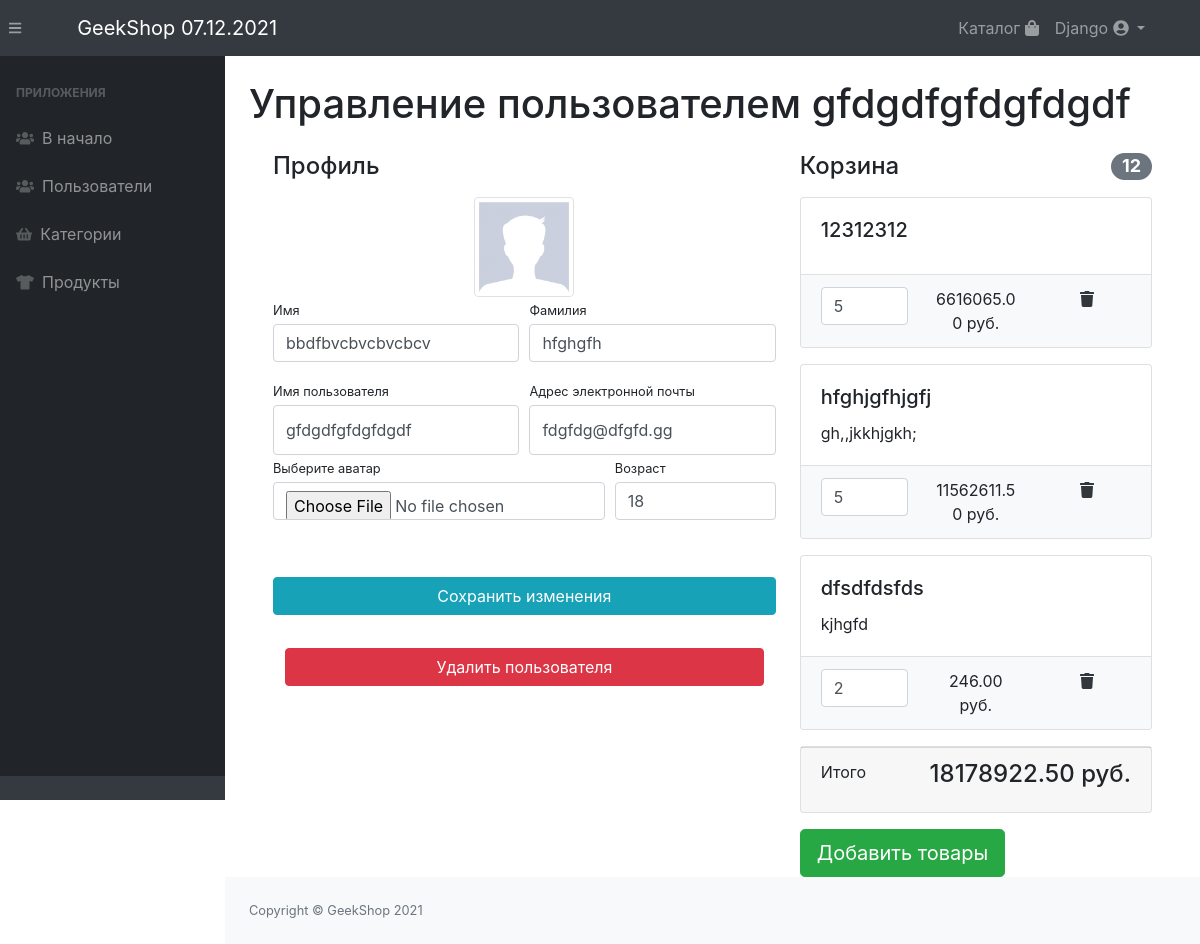
Screenshot of /auth/admin/users/profile/7/ (signed in) with the database file from the repository.
### authapp/models.py (models this page shows, shortened)
class ShopUser(AbstractUser):
    avatar = models.ImageField(upload_to='users_avatars', blank=True)
    age = models.IntegerField('Возраст', default=18)
    activation_key = models.CharField(max_length=128, blank=True)
    @cached_property
    def user_basket_count(self):
        items = self.basket.all()
        quantity = 0
        for item in items:
            quantity += item.count
        return quantity
    @cached_property
    def user_basket_cost(self):
        items = self.basket.select_related('product')
        cost = 0
        for item in items:
            cost += item.count * item.product.price
        return cost

### basketapp/models.py (models this page shows, shortened)
class Basket(models.Model):
    user = models.ForeignKey(get_user_model(), on_delete=models.CASCADE, related_name='basket')
    product = models.ForeignKey(Product, on_delete=models.CASCADE)
    count = models.PositiveIntegerField(verbose_name='количество', default=0)
    add_datetime = models.DateTimeField(auto_now_add=True)
    update_datetime = models.DateTimeField(auto_now=True)
    @cached_property
    def sum_price(self):
        return self.count * self.product.price

### products/models.py (models this page shows, shortened)
class Product(models.Model):
    category = models.ForeignKey(ProductsCategory, on_delete=models.CASCADE)
    name = models.CharField('Название', max_length=64)
    image = models.ImageField(upload_to='product_images', blank=True)
    description = models.CharField('Описание', max_length=256, blank=True)
    price = models.DecimalField('Цена', max_digits=9, decimal_places=2, default=0)
    quantity = models.IntegerField('Количество на складе', default=0)
    is_active = models.BooleanField('Доступность', default=True, db_index=True)

### adminapp/views.py (the view)
# urls.py: path('users/profile/<int:pk>/', adminapp.UserEdit.as_view(), name='user_edit'),
class UserEdit(SuOnlyMixin, ContextMixin, UpdateView):
    model = get_user_model()
    form_class = ShopUserEditForm
    success_url = reverse_lazy('auth_admin:users')
    def get_context_data(self, **kwargs):
        context = super().get_context_data(**kwargs)
        page_title = f'Управление пользователем {self.object.username}'
        basket = Basket.objects.filter(user_id=self.object.pk).select_related('product')
        context.update(
            basket=basket,
            page_title=page_title,
        )
        return context

### adminapp/forms.py
class ShopUserEditForm(ShopUserProfileForm):
    email = forms_lib.EmailField(widget=forms_lib.EmailInput(
        attrs={'class': 'form-control py-4', 'readonly': False}))
    username = forms_lib.CharField(widget=forms_lib.TextInput(
        attrs={'class': 'form-control py-4', 'readonly': False}))

### adminapp/views.py (called while the page is built)
    @method_decorator(user_passes_test(lambda user: user.is_superuser))
    def dispatch(self, request, *args, **kwargs):
        return super().dispatch(request, *args, **kwargs)

    def get_context_data(self, **kwargs):
        context = super().get_context_data(**kwargs)
        context.update(
            basket=self.basket,
            page_title=self.page_title,
        )
        return context

### products/context_processors.py (called while the page is built)
def today(request):
    return {'today': datetime.now(), }

### adminapp/templates/authapp/shopuser_form.html (shortened to what this page needs)
{% extends 'adminapp/index.html' %}
{% load static %}
{% block admin_content %}
    <div class="container">
        <div class="row">
            <div class="col-lg-7">
                <h4 class="mt-3 mb-3">Профиль</h4>
                <div class="col-lg-12 text-center">
                    <img width="100" height="100" alt=""
                         src="{% if object.avatar %}
                                  {{ object.avatar.url }}
                              {% else %}
                                  {% static 'vendor/img/users/default_avatar.jpg' %}
                              {% endif %}"
                         class="img-thumbnail">
                </div>
                <form action="{% url 'auth_admin:user_edit' object.id %}" method="post" enctype="multipart/form-data">
                    <div class="form-row">
                        <div class="col-md-6">
                            <div class="form-group">
                                <label class="small mb-1"
                                       for="{{ form.first_name.id_for_label }}">Имя</label>
                                {{ form.first_name }}
                            </div>
                        </div>
                        <div class="col-md-6">
                            <div class="form-group">
                                <label class="small mb-1"
                                       for="{{ form.last_name.id_for_label }}">Фамилия</label>
                                {{ form.last_name }}
                            </div>
                        </div>
                    </div>
                    <div class="form-row">
                        <div class="col-lg-6">
                            <label class="small mb-1"
                                   for="{{ form.username.id_for_label }}">Имя пользователя</label>
                            {{ form.username }}
                        </div>
                        <div class="col-md-6">
                            <label class="small mb-1"
                                   for="{{ form.email.id_for_label }}">Адрес электронной почты</label>
                            {{ form.email }}
                        </div>
                    </div>
                    <div class="form-row">
                        <div class="col-md-8 custom-file">
                            <label class="small mb-1"
                                   for="{{ form.avatar.id_for_label }}">
                                Выберите аватар
                            </label>
                            {{ form.avatar }}
                        </div>
                        <div class="col-md-4">
                            <label class="small mb-1"
                                   for="{{ form.age.id_for_label }}">
                                Возраст
                            </label>
                            {{ form.age }}
                        </div>
                    </div>
                    <div class="form-row">
                        <div class="col-lg-12" style="margin-top: 33px;">
                            <input class="btn btn-info btn-block" type="submit"
                                   value="Сохранить изменения">
                        </div>
                    </div>
                </form>
                <div class="col-lg-12" style="margin-top: 33px;">
                    {% if object.is_active %}
                        <a href="{% url 'adminapp:user_delete' object.id %}" class="btn btn-danger btn-block">
                            Удалить пользователя
                        </a>
                    {% else %}
                        <a href="{% url 'adminapp:user_restore' object.id %}" class="btn btn-success btn-block">
                            Восстановить пользователя
                        </a>
                    {% endif %}
                </div>
            </div>
            <div class="col-lg-5">
                <h4 class="mt-3 mb-3 d-flex justify-content-between align-items-center mb-3">
                    Корзина
                    <span class="badge badge-secondary badge-pill basketapp-count">{{ object.user_basket_count }}</span>
                </h4>
                <div class="basketapp">
                    {% if basket %}
                        {% include 'basket/basket.html' %}
                    {% else %}
                        <div class="card mb-3">
                            <div class="card-footer">
                                <h4 class="float-right">Здесь пока ничего нет</h4>
                            </div>
                        </div>
                    {% endif %}
                </div>
                <a href="#" type="button" class="btn btn-success btn-lg adminapp-load-products">Добавить товары</a>
            </div>
        </div>
    </div>
{% endblock %}

### templates/includes/navbar.html (shortened to what this page needs)
<div class="container">
    <a class="navbar-brand" href="{% url 'products:index' %}">GeekShop {{ today|date:"d.m.Y" }}</a>
    <div class="collapse navbar-collapse" id="navbarResponsive">
        <ul class="navbar-nav ml-auto">
            <li class="nav-item">
                <a class="nav-link"
                   href="{% url 'products:products' %}">
                    Каталог
                    <i class="fas fa-shopping-bag"></i>
                </a>
            </li>
            {% if user.is_authenticated %}
                <li class="nav-item dropdown">
                    <a class="dropdown-toggle nav-link" href="#" data-toggle="dropdown">
                        {{ user.username|title }}
                        <i class="fas fa-user-circle"></i>
                    </a>
                </li>
            {% else %}
                <li class="nav-item">
                    <a class="nav-link" href="{% url 'auth:login' %}">Войти <i class="fas fa-sign-in-alt"></i></a>
                </li>
            {% endif %}
        </ul>
    </div>
</div>

### basketapp/templates/basket/basket.html
{% for item in basket %}
    {% include 'basket/includes/basket_item.html' %}
{% endfor %}
<div class="card mb-3">
    <div class="card-footer">
        <p class="float-left">Итого</p>
        <h4 class="float-right">
            <span class="basketapp-total">{{ object.user_basket_cost }}</span><span class="money"> руб.</span>
        </h4>
    </div>
</div>

### basketapp/templates/basket/includes/basket_item.html
    <div class="card mb-3 basketapp-item-{{ item.id }}">
        <div class="card-body">
            <h5 class="card-title">{{ item.product.name }}</h5>
            <p class="card-text">{{ item.product.description }}</p>
        </div>
        <ul class="list-group list-group-flush">
            <li class="list-group-item bg-light">
                <div class="row text-center">
                    <div class="col-lg-4">
                        <input name="number-{{ item.id }}" type="number" class="form-control"
                               value="{{ item.count }}" min="0" max="{{ item.product.quantity }}">
                    </div>
                    <div class="col-lg-4"><span class="basketapp-sum-{{ item.id }}">{{ item.sum_price }}</span>
                        руб.
                    </div>
                    <div class="col-lg-4">
                        <a href="{% url 'basket:remove' item.id %}">
                            <i class="fas fa-trash"></i>
                        </a>
                    </div>
                </div>
            </li>
        </ul>
    </div>

### rows the page displays
ShopUser: username "Django"
ShopUser: first_name "bbdfbvcbvcbvcbcv", last_name "hfghgfh", username "gfdgdfgfdgfdgdf", email "fdgfdg@dfgfd.gg", age "18", user_basket_count "12", user_basket_cost "18178922.50"
Basket: product.name "12312312", count "5", sum_price "6616065.00"
Basket: product.name "hfghjgfhjgfj", product.description "gh,,jkkhjgkh;", count "5", sum_price "11562611.50"
Basket: product.name "dfsdfdsfds", product.description "kjhgfd", count "2", sum_price "246.00"

### other values shown
{{ page_title }} "Управление пользователем gfdgdfgfdgfdgdf"
